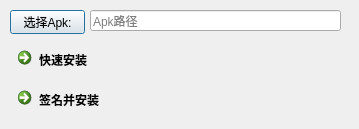
<?xml version="1.0" encoding="UTF-8"?>
<ui version="4.0">
 <class>Frm_InstallAppClass</class>
 <widget class="QDialog" name="Frm_InstallAppClass">
  <property name="geometry">
   <rect>
    <x>0</x>
    <y>0</y>
    <width>359</width>
    <height>129</height>
   </rect>
  </property>
  <property name="windowTitle">
   <string>Frm_InstallApp</string>
  </property>
  <widget class="QLineEdit" name="lineEdit">
   <property name="geometry">
    <rect>
     <x>90</x>
     <y>10</y>
     <width>251</width>
     <height>21</height>
    </rect>
   </property>
   <property name="placeholderText">
    <string>Apk路径</string>
   </property>
  </widget>
  <widget class="QPushButton" name="clickTo_Open_QFileDialog_PushButton">
   <property name="geometry">
    <rect>
     <x>10</x>
     <y>10</y>
     <width>75</width>
     <height>24</height>
    </rect>
   </property>
   <property name="text">
    <string>选择Apk:</string>
   </property>
  </widget>
  <widget class="QCommandLinkButton" name="clickTo_InstallApk_CommandLinkButton">
   <property name="geometry">
    <rect>
     <x>10</x>
     <y>40</y>
     <width>341</width>
     <height>41</height>
    </rect>
   </property>
   <property name="font">
    <font>
     <family>Microsoft YaHei UI</family>
    </font>
   </property>
   <property name="text">
    <string>快速安装</string>
   </property>
  </widget>
  <widget class="QCommandLinkButton" name="clickTo_InstallApk_CommandLinkButton_2">
   <property name="geometry">
    <rect>
     <x>10</x>
     <y>80</y>
     <width>341</width>
     <height>41</height>
    </rect>
   </property>
   <property name="font">
    <font>
     <family>Microsoft YaHei UI</family>
    </font>
   </property>
   <property name="text">
    <string>签名并安装</string>
   </property>
  </widget>
 </widget>
 <layoutdefault spacing="6" margin="11"/>
 <resources/>
 <connections/>
</ui>
